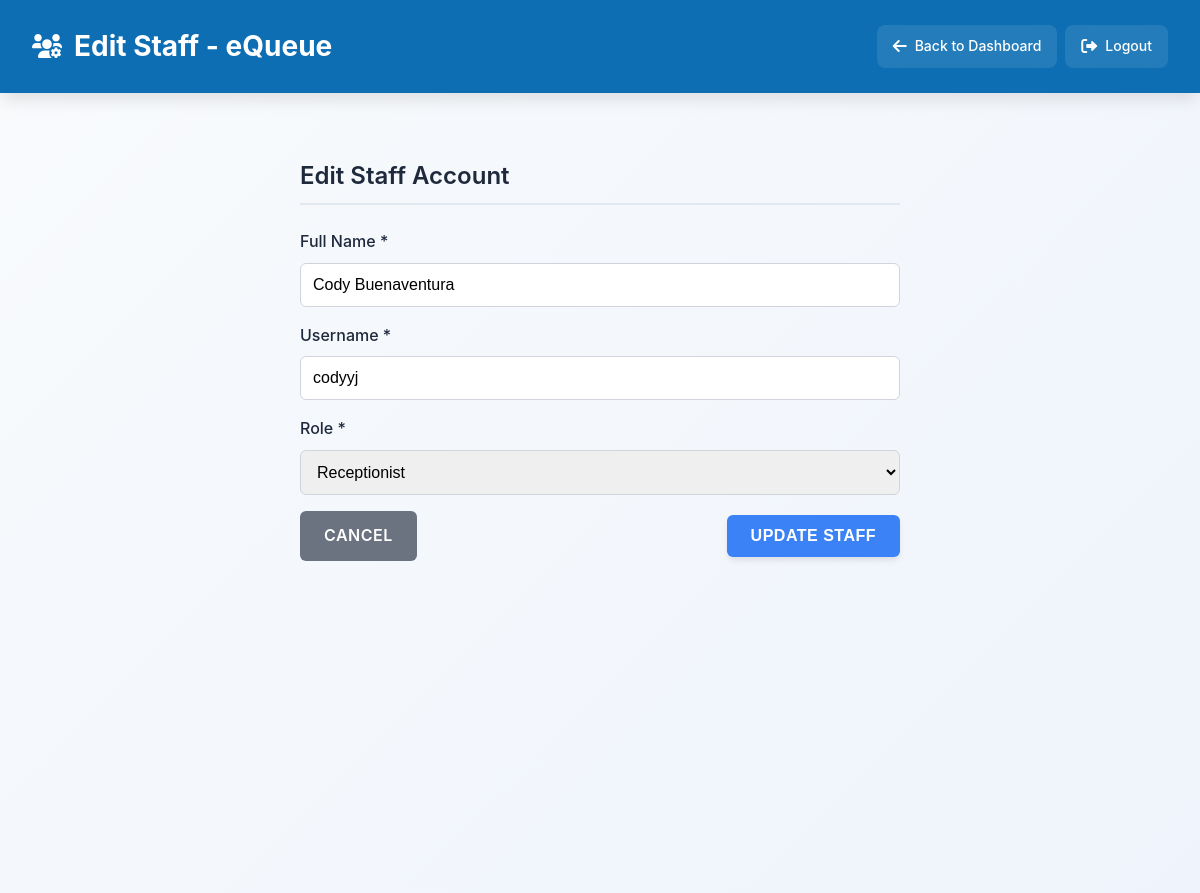
Screenshot of /public/edit_staff.php?id=48 (signed in) with the database file from the repository.
### tables this page shows
CREATE TABLE `user_staff` (
  `id` int(11) NOT NULL,
  `name` varchar(255) NOT NULL,
  `username` varchar(255) NOT NULL,
  `email` varchar(255) NOT NULL,
  `password` varchar(255) NOT NULL,
  `department_id` int(11) DEFAULT NULL,
  `role` enum('staff','receptionist','admin') NOT NULL DEFAULT 'staff',
  `failed_attempts` int(11) NOT NULL DEFAULT 0,
  `lockout_until` datetime DEFAULT NULL,
  `twofa_secret` varchar(255) DEFAULT NULL,
  `last_login` datetime DEFAULT NULL,
  `ip_whitelist` text DEFAULT NULL,
  `reset_token` varchar(255) DEFAULT NULL,
  `reset_token_expiry` datetime DEFAULT NULL
);

### app/models/Staff.php (called while the page is built, shortened)
<?php
class Staff {
    private $conn;
    private $table_name = "user_staff";
    public function __construct($db) {
        $this->conn = $db;
    }
    public function find_by_id($staff_id) {
        $query = "SELECT * FROM " . $this->table_name . " WHERE id = ? LIMIT 1";
        $stmt = $this->conn->prepare($query);
        $stmt->bind_param("i", $staff_id);
        $stmt->execute();
        $result = $stmt->get_result();
        return $result->fetch_assoc();
    }
}
?>

### public/edit_staff.php (the view, shortened to what this page needs)
<?php
require_once '../config/config.php';
require_once '../app/models/Staff.php';
$staff_model = new Staff($conn);
$staff_id = $_GET['id'] ?? null;
$staff_data = $staff_model->find_by_id($staff_id);
?>
<!DOCTYPE html>
<html lang="en">
<head>
    <link rel="stylesheet" href="css/style.css">
    <link rel="stylesheet" href="css/components/dashboard.css">
    <link rel="stylesheet" href="https://cdnjs.cloudflare.com/ajax/libs/font-awesome/6.0.0/css/all.min.css">
</head>
<body>
    <header>
        <h1><i class="fas fa-users-cog"></i> Edit Staff - eQueue</h1>
        <div class="header-nav">
            <a href="dashboard.php"><i class="fas fa-arrow-left"></i> Back to Dashboard</a>
            <a href="../app/controllers/StaffController.php?action=logout" onclick="return confirm('Are you sure you want to logout?')"><i class="fas fa-sign-out-alt"></i> Logout</a>
        </div>
    </header>
    <div class="container">
        <div class="form-section">
            <h2>Edit Staff Account</h2>
            <form action="" method="POST">
                <div class="form-grid">
                    <div class="form-group">
                        <label for="name">Full Name *</label>
                        <input type="text" id="name" name="name" required
                               value="<?php echo htmlspecialchars($staff_data['name']); ?>" placeholder="Enter full name">
                    </div>
                    <div class="form-group">
                        <label for="username">Username *</label>
                        <input type="text" id="username" name="username" required
                               value="<?php echo htmlspecialchars($staff_data['username']); ?>" placeholder="Enter username">
                    </div>
                    <div class="form-group">
                        <label for="role">Role *</label>
                        <select id="role" name="role" required>
                            <option value="receptionist" <?php echo $staff_data['role'] === 'receptionist' ? 'selected' : ''; ?>>Receptionist</option>
                        </select>
                    </div>
                </div>
                <div class="flex justify-between items-center mt-4">
                    <a href="dashboard.php" class="btn btn-secondary">Cancel</a>
                    <button type="submit" class="btn btn-primary">Update Staff</button>
                </div>
            </form>
        </div>
    </div>
</body>
</html>

### public/css/style.css (style rules this page uses)
:root { --bg-color: #f8fafc; --card-bg: #ffffff; --text-color: #1e293b; --text-secondary: #6b7280; --border-color: #e2e8f0; --primary: #3b82f6; --primary-hover: #2563eb; --danger: #ef4444; --danger-hover: #dc2626; --success: #10b981; --warning: #f59e0b; --shadow: rgba(0, 0, 0, 0.1); --font-family: -apple-system, BlinkMacSystemFont, 'Segoe UI', Roboto, Oxygen, Ubuntu, Cantarell, sans-serif; --border-radius: 8px; --border-radius-lg: 12px; --border-radius-xl: 16px; --transition: all 0.3s ease; }
* { margin: 0; padding: 0; box-sizing: border-box; }
body { font-family: var(--font-family); background: var(--bg-color); color: var(--text-color); line-height: 1.6; min-height: 100vh; transition: var(--transition); }
.container { max-width: 1200px; margin: 0 auto; padding: 2rem; background: linear-gradient(135deg, var(--bg-color) 0%, rgba(59, 130, 246, 0.05) 100%); min-height: 100vh; }
h2 { font-size: 1.5rem; font-weight: 600; color: #1e293b; margin-bottom: 1.5rem; padding-bottom: 0.5rem; border-bottom: 2px solid #e2e8f0; }
.btn { display: inline-flex; align-items: center; gap: 0.5rem; padding: 0.75rem 1.5rem; font-weight: 500; border-radius: 8px; text-decoration: none; border: none; cursor: pointer; font-size: 0.875rem; transition: all 0.2s ease; text-align: center; }
.btn-primary { background: linear-gradient(135deg, #667eea 0%, #764ba2 100%); color: white; }
.btn-secondary { background-color: #f1f5f9; color: #475569; border: 1px solid #e2e8f0; }
.mt-4 { margin-top: 1.5rem; }
.flex { display: flex; }
.justify-between { justify-content: space-between; }
.items-center { align-items: center; }

### public/css/components/dashboard.css (style rules this page uses)
:root { --bg-color: #f8fafc; --card-bg: #ffffff; --text-color: #1e293b; --text-secondary: #64748b; --border-color: #e2e8f0; --primary: #3b82f6; --primary-hover: #2563eb; --primary-light: #dbeafe; --danger: #ef4444; --danger-hover: #dc2626; --success: #10b981; --success-hover: #059669; --warning: #f59e0b; --warning-hover: #d97706; --shadow-sm: 0 1px 2px 0 rgba(0, 0, 0, 0.05); --shadow: 0 4px 6px -1px rgba(0, 0, 0, 0.1); --shadow-lg: 0 10px 15px -3px rgba(0, 0, 0, 0.1); --shadow-xl: 0 20px 25px -5px rgba(0, 0, 0, 0.1); --transition: all 0.3s cubic-bezier(0.4, 0, 0.2, 1); }
* { margin: 0; padding: 0; box-sizing: border-box; }
body { background: var(--bg-color); color: var(--text-color); font-family: -apple-system, BlinkMacSystemFont, 'Segoe UI', Roboto, Oxygen, Ubuntu, Cantarell, 'Helvetica Neue', sans-serif; line-height: 1.6; min-height: 100vh; }
header { background: #0d6eb3 100%; color: white; padding: 1.5rem 2rem; box-shadow: var(--shadow-lg); display: flex; justify-content: space-between; align-items: center; position: sticky; top: 0; z-index: 100; }
header h1 { font-size: 1.75rem; font-weight: 700; display: flex; align-items: center; gap: 0.75rem; }
header h1 i { font-size: 1.5rem; }
.header-nav { display: flex; gap: 0.5rem; align-items: center; flex-wrap: wrap; }
.header-nav a { color: white; text-decoration: none; padding: 0.625rem 1rem; border-radius: 8px; transition: var(--transition); font-weight: 500; font-size: 0.875rem; display: flex; align-items: center; gap: 0.5rem; background: rgba(255, 255, 255, 0.1); backdrop-filter: blur(10px); }
.header-nav a i { font-size: 1rem; }
.container { max-width: 1400px; margin: 0 auto; padding: 2rem; }
.btn { padding: 0.75rem 1.5rem; border: none; border-radius: 8px; font-size: 0.875rem; font-weight: 600; cursor: pointer; transition: var(--transition); text-decoration: none; display: inline-flex; align-items: center; justify-content: center; gap: 0.5rem; text-transform: uppercase; letter-spacing: 0.5px; white-space: nowrap; }
.btn-primary { background: #148ce2; color: white; box-shadow: var(--shadow); }
.btn-secondary { background: #64748b; color: white; }
html { scroll-behavior: smooth; }

### rows the page displays
user_staff: name "Cody Buenaventura", username "codyyj", role "Receptionist"
